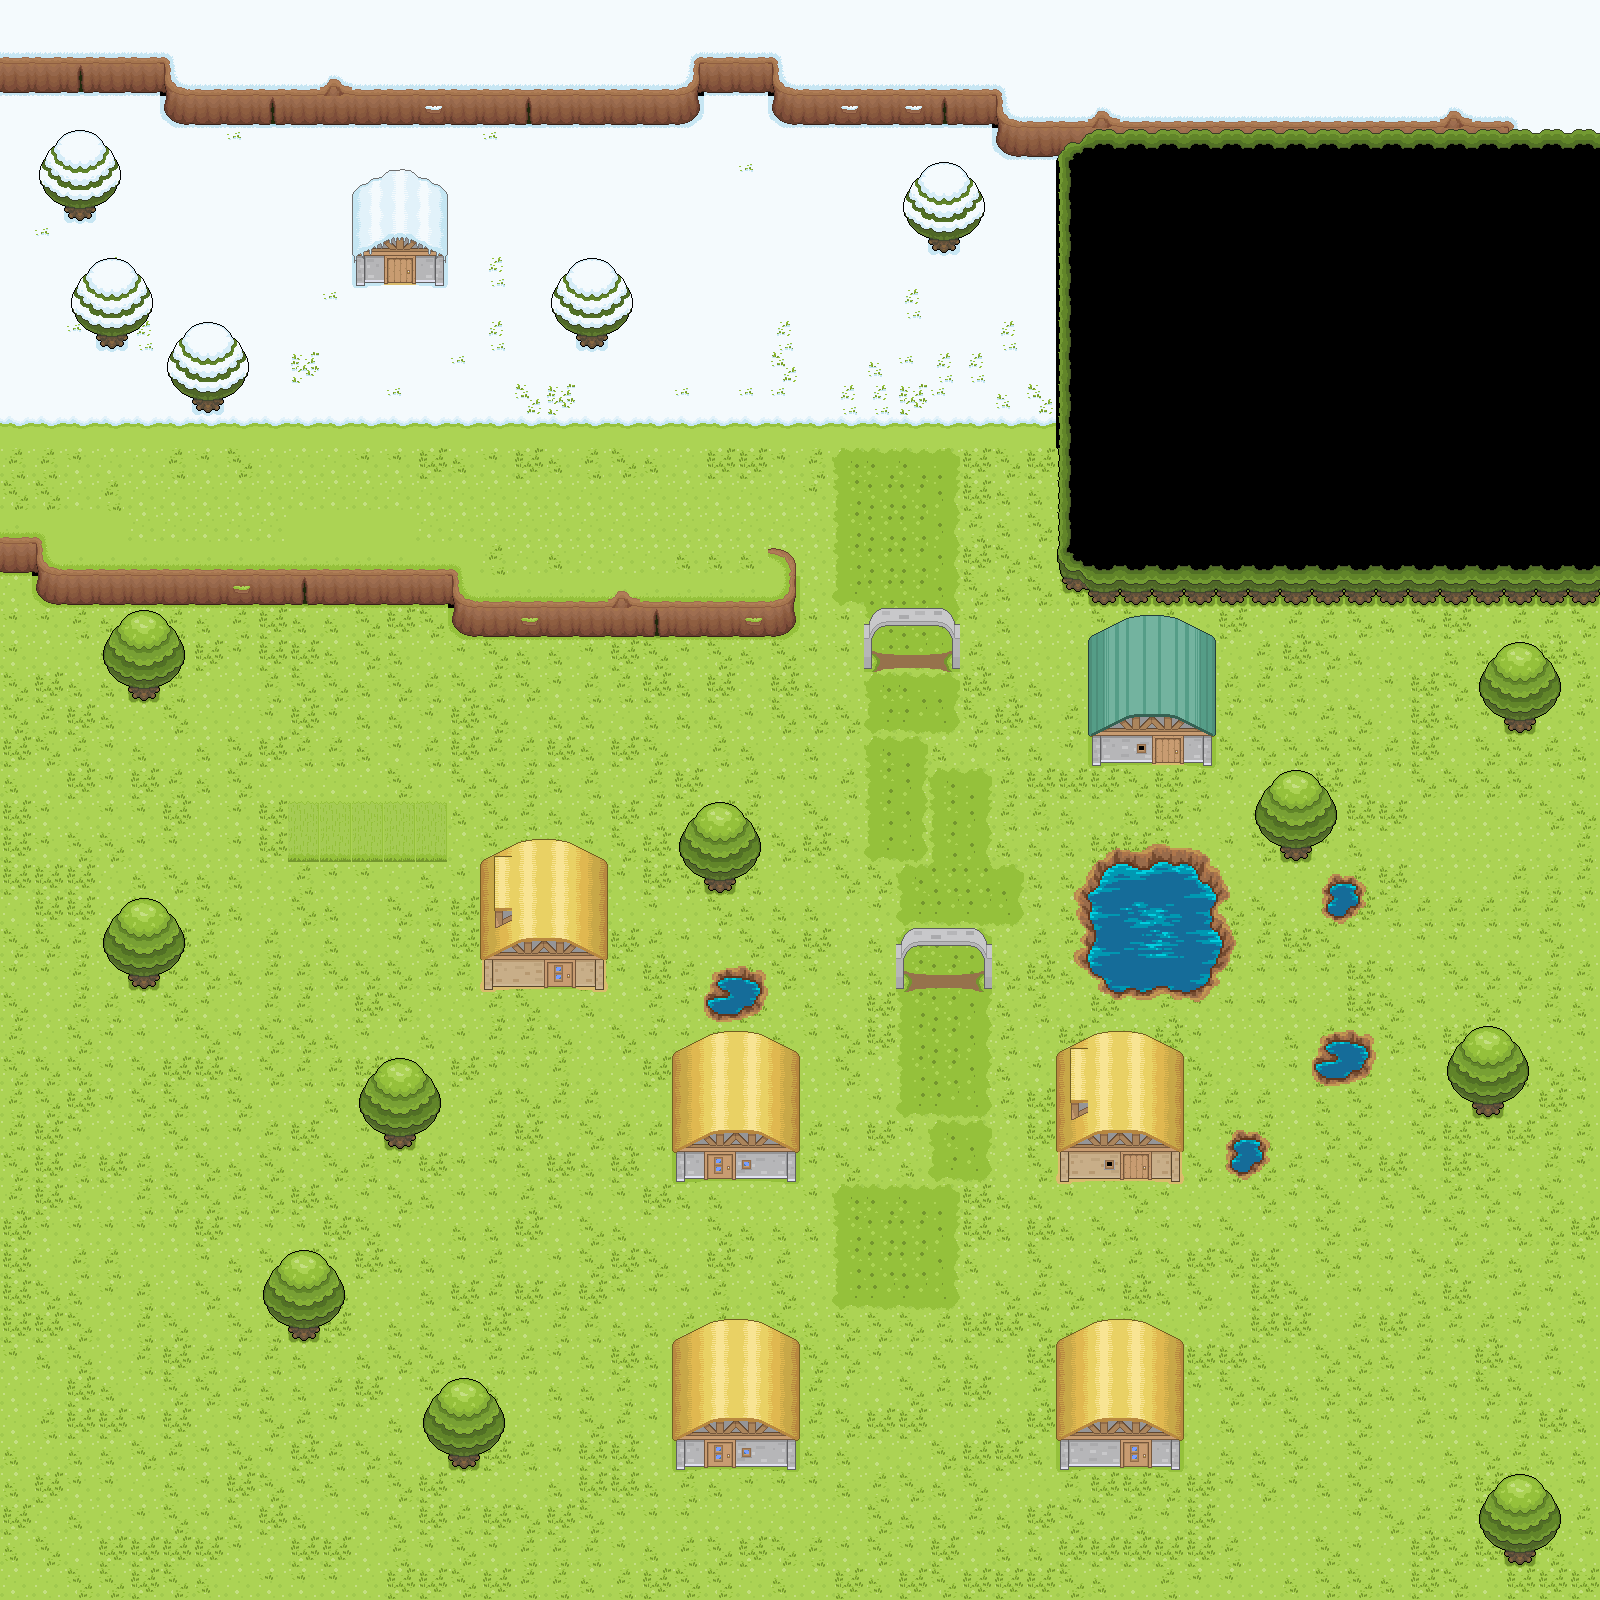

A 2D game scene composited from a Tiled map and its tileset images. What follows is a short description and the map's XML, with each tile layer's data collapsed to a summary:
An orthogonal 50x50 tile map with 32x32 px tiles, 4 tile layers (under0, under1, under2, over0), 4 tilesets and 41 objects.

<map version="1.0" orientation="orthogonal" renderorder="right-down" width="50" height="50" tilewidth="32" tileheight="32" nextobjectid="42">
 <tileset firstgid="1" name="Revolution_Grasslands" tilewidth="32" tileheight="32" tilecount="190" columns="10">
  <image source="revolution_grasslands.png" trans="a349a4" width="320" height="608" />
  <terraintypes>
   <terrain name="hierba" tile="-1" />
   <terrain name="musgo" tile="-1" />
  </terraintypes>
  <tile id="0" terrain="0,0,0,0" />
  <tile id="1" terrain="0,0,0,0" />
  <tile id="2" terrain="0,0,0,0" />
  <tile id="3" terrain="0,0,0,0" />
  <tile id="4" terrain="0,0,0,0" />
  <tile id="5" terrain="0,0,0,0">
   <properties>
    <property name="ranomd" value="tile" />
   </properties>
  </tile>
  <tile id="15" terrain="1,1,1,1" />
  <tile id="24" terrain="0,0,0,1" />
  <tile id="25" terrain="0,0,1,0" />
  <tile id="26" terrain="0,0,1,1" />
  <tile id="27" terrain="1,0,1,0" />
  <tile id="34" terrain="0,1,0,0" />
  <tile id="35" terrain="1,0,0,0" />
  <tile id="36" terrain="1,1,0,0" />
  <tile id="37" terrain="0,1,0,1" />
 </tileset>
 <tileset firstgid="191" name="revolution_snow" tilewidth="32" tileheight="32" tilecount="154" columns="11">
  <image source="revolution_snow.png" trans="a349a4" width="352" height="448" />
  <terraintypes>
   <terrain name="nieve" tile="-1" />
   <terrain name="hierva_nieve" tile="-1" />
  </terraintypes>
  <tile id="0" terrain="0,0,0,0" />
  <tile id="5" terrain="0,0,0,0" />
  <tile id="6" terrain="0,0,0,0" />
  <tile id="7" terrain="0,0,0,0" />
  <tile id="8" terrain="0,0,0,0" />
  <tile id="9" terrain="0,0,0,0" />
  <tile id="11" terrain="1,0,0,0" />
  <tile id="13" terrain="1,1,1,1" />
  <tile id="22" terrain="0,0,0,1" />
  <tile id="23" terrain="0,0,1,0" />
  <tile id="24" terrain="0,0,1,1" />
  <tile id="25" terrain="1,0,1,0" />
  <tile id="33" terrain="0,1,0,0" />
  <tile id="34" terrain="1,0,0,0" />
  <tile id="35" terrain="1,1,0,0" />
  <tile id="36" terrain="0,1,0,1" />
 </tileset>
 <tileset firstgid="345" name="revolution_town" tilewidth="32" tileheight="32" tilecount="275" columns="11">
  <image source="revolution_town.png" trans="a349a4" width="352" height="831" />
 </tileset>
 <tileset firstgid="620" source="water.tsx" />
 <layer name="under0" width="50" height="50">
  <data>[2500 cells, 2498 non-empty, 48 distinct tile ids]</data>
 </layer>
 <layer name="under1" width="50" height="50">
  <data>[2500 cells, 164 non-empty, 68 distinct tile ids]</data>
 </layer>
 <layer name="under2" width="50" height="50">
  <data>[2500 cells, 10 non-empty, 4 distinct tile ids]</data>
 </layer>
 <layer name="over0" width="50" height="50">
  <data>[2500 cells, 246 non-empty, 75 distinct tile ids]</data>
 </layer>
 <objectgroup name="walls">
  <object id="1" x="1056" y="128" width="544" height="480" />
  <object id="2" x="32" y="576" width="416" height="32" />
  <object id="3" x="448" y="608" width="352" height="32" />
  <object id="4" x="768" y="544" />
  <object id="5" x="768" y="544" width="32" height="64" />
  <object id="6" x="0" y="544" width="32" height="32" />
  <object id="7" x="0" y="64" width="992" height="32" />
  <object id="8" x="160" y="96" width="544" height="32" />
  <object id="9" x="768" y="96" width="224" height="32" />
  <object id="10" x="992" y="96" width="64" height="64" />
  <object id="11" x="672" y="1088" width="128" height="96" />
  <object id="12" x="1056" y="1088" width="128" height="96" />
  <object id="13" x="1088" y="672" width="128" height="96" />
  <object id="14" x="672" y="1376" width="128" height="96" />
  <object id="15" x="1056" y="1376" width="128" height="96" />
  <object id="16" x="480" y="896" width="128" height="96" />
  <object id="17" x="128" y="672" width="32" height="32" />
  <object id="18" x="128" y="960" width="32" height="32" />
  <object id="19" x="384" y="1120" width="32" height="32" />
  <object id="20" x="288" y="1312" width="32" height="32" />
  <object id="21" x="448" y="1440" width="32" height="32" />
  <object id="22" x="704" y="864" width="32" height="32" />
  <object id="23" x="1280" y="832" width="32" height="32" />
  <object id="24" x="1472" y="1088" width="32" height="32" />
  <object id="25" x="1504" y="1536" width="32" height="32" />
  <object id="26" x="1504" y="704" width="32" height="32" />
  <object id="27" x="896" y="960">
   <polyline points="0,0 0,32" />
  </object>
  <object id="28" x="992" y="960">
   <polyline points="0,0 0,32" />
  </object>
  <object id="29" x="864" y="640">
   <polyline points="0,0 0,32" />
  </object>
  <object id="30" x="960" y="640">
   <polyline points="0,0 0,32" />
  </object>
  <object id="31" x="64" y="192" width="32" height="32" />
  <object id="32" x="96" y="320" width="32" height="32" />
  <object id="33" x="192" y="384" width="32" height="32" />
  <object id="34" x="352" y="224" width="96" height="64" />
  <object id="35" x="576" y="320" width="32" height="32" />
  <object id="36" x="928" y="224" width="32" height="32" />
  <object id="37" x="1088" y="864" width="128" height="128" />
  <object id="38" x="704" y="960" width="64" height="64" />
  <object id="39" x="1216" y="1120" width="64" height="64" />
  <object id="40" x="1312" y="1024" width="64" height="64" />
  <object id="41" x="1312" y="864" width="64" height="64" />
 </objectgroup>
</map>
